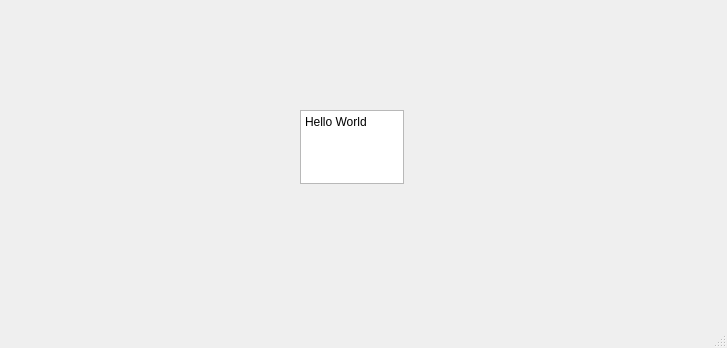
<?xml version="1.0" encoding="UTF-8"?>
<ui version="4.0">
 <class>MainWindow</class>
 <widget class="QMainWindow" name="MainWindow">
  <property name="geometry">
   <rect>
    <x>0</x>
    <y>0</y>
    <width>727</width>
    <height>348</height>
   </rect>
  </property>
  <property name="windowTitle">
   <string>MainWindow</string>
  </property>
  <widget class="QWidget" name="centralwidget">
   <widget class="QPlainTextEdit" name="plainTextEdit">
    <property name="geometry">
     <rect>
      <x>300</x>
      <y>110</y>
      <width>104</width>
      <height>74</height>
     </rect>
    </property>
    <property name="plainText">
     <string>Hello World</string>
    </property>
   </widget>
  </widget>
  <widget class="QMenuBar" name="menubar">
   <property name="geometry">
    <rect>
     <x>0</x>
     <y>0</y>
     <width>727</width>
     <height>22</height>
    </rect>
   </property>
  </widget>
  <widget class="QStatusBar" name="statusbar"/>
 </widget>
 <resources/>
 <connections/>
</ui>
